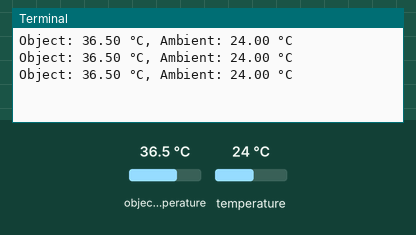
Bench run of a program on a simulated Raspberry Pi (BCM pin numbers). Parts: the last lines printed to the terminal. Inputs (shaded band) come from the test bench; at power-on: object temperature 36.5 °C, temperature 24 °C.

Above: at 1.2 s.
1.3 s: object temperature set to 20 °C
At 1.9 s:
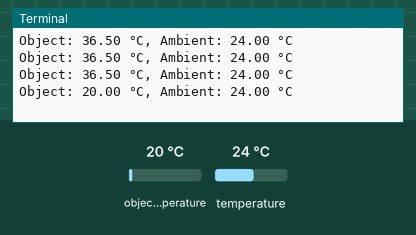
2.8 s: temperature set to 12 °C
At 3.4 s:
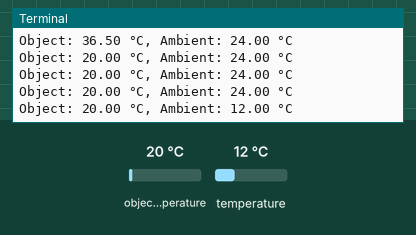
4.3 s: object temperature set to 26 °C
At 4.9 s:
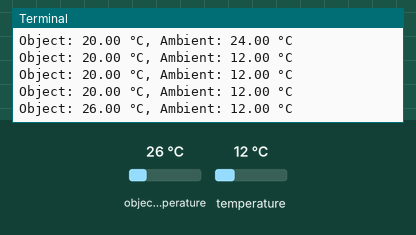
Timing chart, 0 to 7.3 s (numbered marks = the images above; inputs shaded):
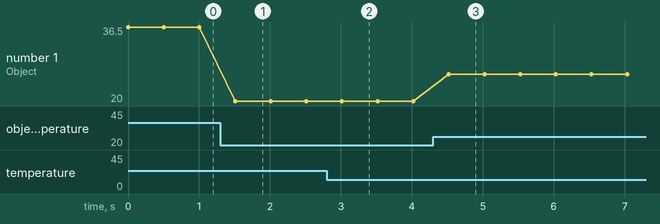

The program:

mlx90614_realtime.py
```python
import time
import warnings
from smbus2 import SMBus
from mlx90614 import MLX90614

# Suppress noisy warning on Linux when I2C frequency cannot be changed
warnings.filterwarnings(
    "ignore",
    message="I2C frequency is not settable in python, ignoring!",
    category=RuntimeWarning,
    module="adafruit_blinka.microcontroller.generic_linux.i2c",
)


def main():
    """Continuously print object and ambient temperature."""
    with SMBus(1) as bus:
        sensor = MLX90614(bus=bus)
        try:
            while True:
                obj = sensor.get_obj_temp()
                amb = sensor.get_amb_temp()
                print(f"Object: {obj:.2f} \u00b0C, Ambient: {amb:.2f} \u00b0C")
                time.sleep(0.5)
        except KeyboardInterrupt:
            pass


if __name__ == "__main__":
    main()
```

Measured:
- after the input at 1.3 s, the terminal: prints a new line after 0.21 s (image 1)
- after the input at 2.8 s, the terminal: prints a new line after 0.22 s (image 2)
- after the input at 4.3 s, the terminal: prints a new line after 0.22 s (image 3)
- plotted number 1: 36.5 → 20 after the input at 1.3 s, 20 → 26 after the input at 4.3 s
